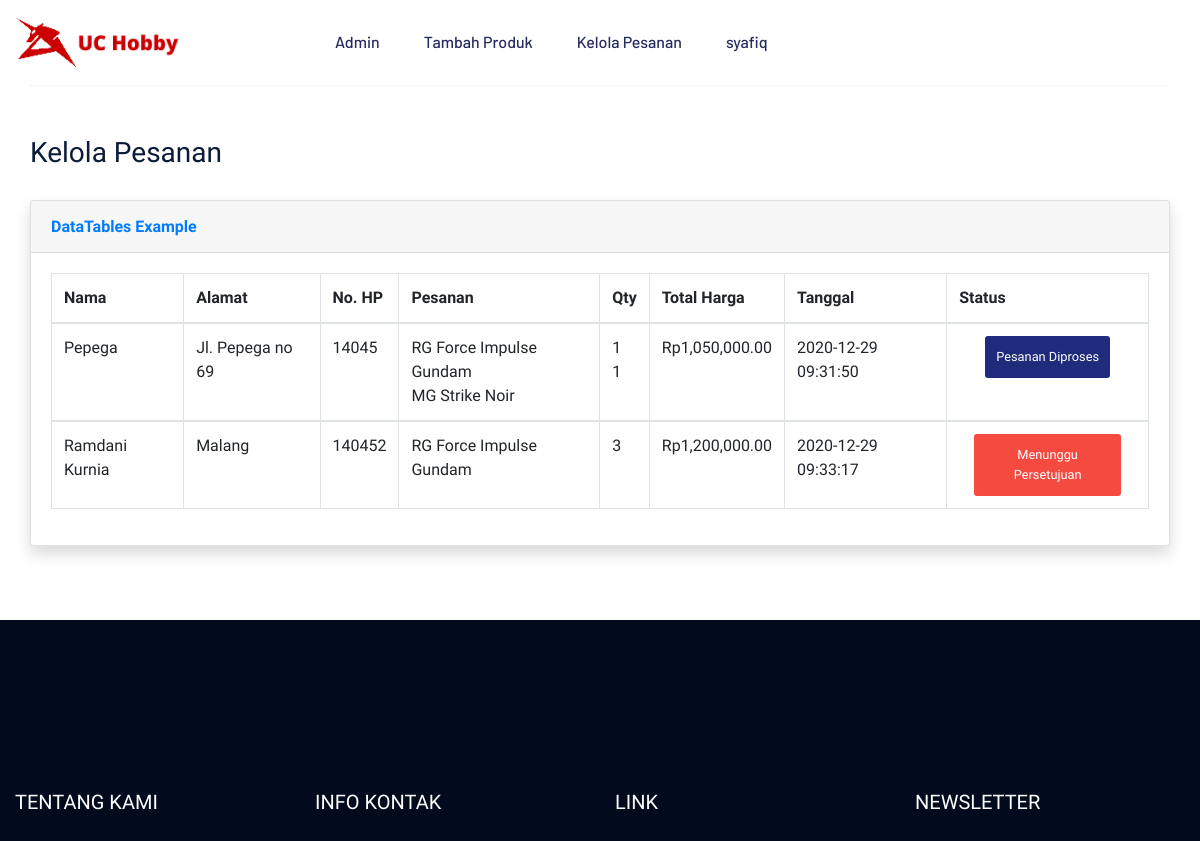
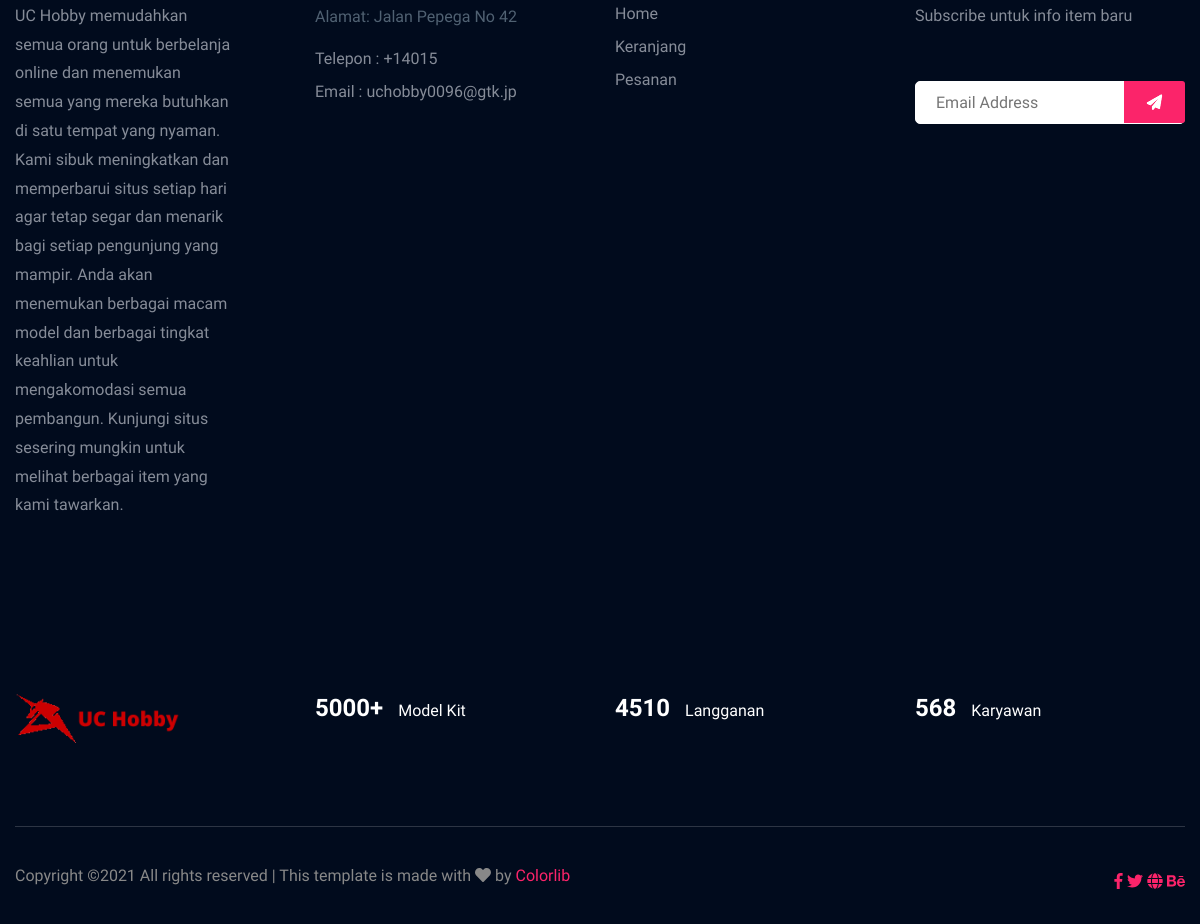
Page /kelolapesanan.php (signed in) on the committed database (2 pictures, top to bottom).
### tables this page shows
CREATE TABLE `orders` (
  `id_order` int(100) NOT NULL,
  `id_user` int(100) NOT NULL,
  `nama` varchar(100) NOT NULL,
  `alamat` varchar(100) NOT NULL,
  `no_hp` varchar(100) NOT NULL,
  `date_updated` datetime NOT NULL DEFAULT current_timestamp(),
  `status` int(11) NOT NULL
);

CREATE TABLE `product` (
  `id_product` int(11) NOT NULL,
  `category_id` int(11) DEFAULT NULL,
  `name` varchar(100) NOT NULL,
  `stock` int(11) NOT NULL,
  `date_added` datetime NOT NULL DEFAULT current_timestamp(),
  `picture` varchar(100) NOT NULL,
  `price` decimal(20,0) NOT NULL
);

### kelolapesanan.php (the view, shortened to what this page needs)
<?php
    include ("connection.php");
    $q1="SELECT * FROM `orders`";
    $res1 = mysqli_query($koneksi,$q1);
    $q2="SELECT *, t2.name FROM `order-details` t1 LEFT JOIN product t2 ON t1.id_product=t2.id_product";
    $res2 = mysqli_query($koneksi,$q2);
    include ('header-admin.php');
?>
<head>
    <link href="vendor/datatables/dataTables.bootstrap4.min.css" rel="stylesheet">
</head>
<div class="container-fluid">
<div class="container box_1170">
    <div class="section-top-border">
<h3 class="mb-30">Kelola Pesanan</h3>
<div class="card shadow mb-4">
    <div class="card-header py-3">
        <h6 class="m-0 font-weight-bold text-primary">DataTables Example</h6>
    </div>
    <div class="card-body">
        <div class="table-responsive">
            <table class="table table-bordered" id="dataTable" width="100%" cellspacing="0">
                <thead>
                    <tr>
                        <th>Nama</th>
                        <th>Alamat</th>
                        <th>No. HP</th>
                        <th>Pesanan</th>
                        <th>Qty</th>
                        <th>Total Harga</th>
                        <th>Tanggal</th>
                        <th>Status</th>
                    </tr>
                </thead>
                <tbody>
                    <?php foreach($res1 as $a){ ?>
                    <tr>
                        <td><?= $a['nama'] ?></td>
                        <td><?= $a['alamat'] ?></td>
                        <td><?= $a['no_hp'] ?></td>
                        <td>
                            <?php foreach($res2 as $b){ ?>
                                <?php if($a['id_order']==$b['id_order']){ ?>
                            <li><?= $b['name'] ?></li>
                            <?php }} ?>
                        </td>
                        <td>
                        <?php foreach($res2 as $b){ ?>
                            <?php if($a['id_order']==$b['id_order']){ ?>
                        <li><?= $b['qty'] ?></li>
                        <?php }} ?>
                        </td>
                        <td>
                        <?php $sum=0;foreach($res2 as $b){
                            if($a['id_order']==$b['id_order']){
                                $sum=$sum+($b['price']*$b['qty']);
                            }
                        }
                        ?>Rp<?= number_format($sum,2); ?>
                        </td>
                        <td><?= $a['date_updated'] ?></td>
                        <td>
                            <div class="col text-center">
                            <?php if($a['status']==0){ ?>
                            <a class="genric-btn danger radius" style="line-height:20px; padding:10px 10px;" href="kelolapesanan.php?id=<?php echo $a['id_order'];?>&status=<?php echo $a['status'];?>">Menunggu Persetujuan</a>
                            <?php } ?>
                            <?php if($a['status']==1){ ?>
                            <a class="genric-btn primary radius" style="line-height:20px; padding:10px 10px;" href="kelolapesanan.php?id=<?php echo $a['id_order'];?>&status=<?php echo $a['status'];?>">Pesanan Diproses</a>
                            <?php } ?>
                            </div>
                        </td>
                    </tr>
                    </tbody>
                    <?php } ?>
                                </table>
                            </div>
                        </div>
                    </div>
                    </div>
                </div>
                            </div>
<?php include ('footer.php'); ?>

### header-admin.php (shortened to what this page needs)
<!DOCTYPE html>
<html lang="en">
    <head>
            <link rel="stylesheet" href="assets/css/bootstrap.min.css">
            <link rel="stylesheet" href="assets/css/owl.carousel.min.css">
            <link rel="stylesheet" href="assets/css/flaticon.css">
            <link rel="stylesheet" href="assets/css/price_rangs.css">
            <link rel="stylesheet" href="assets/css/slicknav.css">
            <link rel="stylesheet" href="assets/css/animate.min.css">
            <link rel="stylesheet" href="assets/css/magnific-popup.css">
            <link rel="stylesheet" href="assets/css/fontawesome-all.min.css">
            <link rel="stylesheet" href="assets/css/themify-icons.css">
            <link rel="stylesheet" href="assets/css/slick.css">
            <link rel="stylesheet" href="assets/css/nice-select.css">
            <link rel="stylesheet" href="assets/css/style.css">
   </head>
   <body>
    <header>
       <div class="header-area header-transparrent">
           <div class="headder-top header-sticky">
                <div class="container">
                    <div class="row align-items-center">
                        <div class="col-lg-3 col-md-2">
                            <div class="logo">
                                <a href="home-admin.php"><img src="assets/img/logo/uc_logo.png" alt=""></a>
                            </div>
                        </div>
                        <div class="col-lg-9 col-md-9">
                            <div class="menu-wrapper">
                                <div class="main-menu">
                                    <nav class="d-none d-lg-block">
                                        <ul id="navigation">
                                            <li><a href="home-admin.php">Admin</a></li>
                                            <li><a href="addProducts.php">Tambah Produk</a></li>
                                            <li><a href="about.html">Kelola Pesanan</a></li>
                                            <?php if(isset($_SESSION['username'])){
                                                echo '<li class="nav-item">
                                                <a class="nav-link" href="controllers/logout.php">'; echo $_SESSION["username"]; echo '</a>
                                            </li>';
                                                } else{
                                                    echo '<li class="nav-item">
                                                    <a class="nav-link" href="login.php">Login</a>
                                                </li>';
                                                }
                                                ?>
                                        </ul>
                                    </nav>
                                </div>
                            </div>
                        </div>
                        <div class="col-12">
                        </div>
                    </div>
                </div>
           </div>
       </div>
    </header>
    </body>
</html>

### footer.php (shortened to what this page needs)
<footer>
        <div class="footer-area footer-bg footer-padding">
            <div class="container">
                <div class="row d-flex justify-content-between">
                    <div class="col-xl-3 col-lg-3 col-md-4 col-sm-6">
                       <div class="single-footer-caption mb-50">
                         <div class="single-footer-caption mb-30">
                             <div class="footer-tittle">
                                 <h4>Tentang Kami</h4>
                                 <div class="footer-pera">
                                     <p>UC Hobby memudahkan semua orang untuk berbelanja online dan menemukan semua yang mereka butuhkan di satu tempat yang nyaman. Kami sibuk meningkatkan dan memperbarui situs setiap hari agar tetap segar dan menarik bagi setiap pengunjung yang mampir. Anda akan menemukan berbagai macam model dan berbagai tingkat keahlian untuk mengakomodasi semua pembangun. Kunjungi situs sesering mungkin untuk melihat berbagai item yang kami tawarkan.</p>
                                </div>
                             </div>
                         </div>
                       </div>
                    </div>
                    <div class="col-xl-3 col-lg-3 col-md-4 col-sm-5">
                        <div class="single-footer-caption mb-50">
                            <div class="footer-tittle">
                                <h4>Info Kontak</h4>
                                <ul>
                                    <li>
                                    <p>Alamat: Jalan Pepega No 42</p>
                                    </li>
                                    <li><a href="#">Telepon : +14015</a></li>
                                    <li><a href="#">Email : uchobby0096@gtk.jp</a></li>
                                </ul>
                            </div>
                        </div>
                    </div>
                    <div class="col-xl-3 col-lg-3 col-md-4 col-sm-5">
                        <div class="single-footer-caption mb-50">
                            <div class="footer-tittle">
                                <h4>Link</h4>
                                <ul>
                                <li><a href="index.php">Home</a></li>
                                <li><a href="cart.php">Keranjang</a></li>
                                <li><a href="orderlist.php">Pesanan</a></li>
                                </ul>
                            </div>
                        </div>
                    </div>
                    <div class="col-xl-3 col-lg-3 col-md-4 col-sm-5">
                        <div class="single-footer-caption mb-50">
                            <div class="footer-tittle">
                                <h4>Newsletter</h4>
                                <div class="footer-pera footer-pera2">
                                 <p>Subscribe untuk info item baru</p>
                             </div>
                             <div class="footer-form" >
                                 <div id="mc_embed_signup">
                                     <form target="_blank" action="https://spondonit.us12.list-manage.com/subscribe/post?u=1462626880ade1ac87bd9c93a&amp;id=92a4423d01"
                                     method="get" class="subscribe_form relative mail_part">
                                         <input type="email" name="email" id="newsletter-form-email" placeholder="Email Address"
                                         class="placeholder hide-on-focus" onfocus="this.placeholder = ''"
                                         onblur="this.placeholder = ' Email Address '">
                                         <div class="form-icon">
                                             <button type="submit" name="submit" id="newsletter-submit"
                                             class="email_icon newsletter-submit button-contactForm"><img src="assets/img/icon/form.png" alt=""></button>
                                         </div>
                                     </form>
                                 </div>
                             </div>
                            </div>
                        </div>
                    </div>
                </div>
               <div class="row footer-wejed justify-content-between">
                    <div class="col-xl-3 col-lg-3 col-md-4 col-sm-6">
                        <div class="footer-logo mb-20">
                        <a href="index.html"><img src="assets/img/logo/uc_logo.png" alt=""></a>
                        </div>
                    </div>
                    <div class="col-xl-3 col-lg-3 col-md-4 col-sm-5">
                    <div class="footer-tittle-bottom">
                        <span>5000+</span>
                        <p>Model Kit</p>
                    </div>
                    </div>
                    <div class="col-xl-3 col-lg-3 col-md-4 col-sm-5">
                        <div class="footer-tittle-bottom">
                            <span>4510</span>
                            <p>Langganan</p>
                        </div>
                    </div>
                    <div class="col-xl-3 col-lg-3 col-md-4 col-sm-5">
                        <div class="footer-tittle-bottom">
                            <span>568</span>
                            <p>Karyawan</p>
                        </div>
                    </div>
               </div>
            </div>
        </div>
        <div class="footer-bottom-area footer-bg">
            <div class="container">
                <div class="footer-border">
                     <div class="row d-flex justify-content-between align-items-center">
                         <div class="col-xl-10 col-lg-10 ">
                             <div class="footer-copy-right">
                                 <p>
  Copyright &copy;<script>document.write(new Date().getFullYear());</script> All rights reserved | This template is made with <i class="fa fa-heart" aria-hidden="true"></i> by <a href="https://colorlib.com" target="_blank">Colorlib</a>
  </p>
                             </div>
                         </div>
                         <div class="col-xl-2 col-lg-2">
                             <div class="footer-social f-right">
                                 <a href="#"><i class="fab fa-facebook-f"></i></a>
                                 <a href="#"><i class="fab fa-twitter"></i></a>
                                 <a href="#"><i class="fas fa-globe"></i></a>
                                 <a href="#"><i class="fab fa-behance"></i></a>
                             </div>
                         </div>
                     </div>
                </div>
            </div>
        </div>
    </footer>

### rows in the picture
orders: nama "Pepega", alamat "Jl. Pepega no 69", no_hp "14045", sum "1,050,000.00", date_updated "2020-12-29 09:31:50"
order-details: id_product.name "RG Force Impulse Gundam", qty "1"
order-details: id_product.name "MG Strike Noir", qty "1"
orders: nama "Ramdani Kurnia", alamat "Malang", no_hp "140452", sum "1,200,000.00", date_updated "2020-12-29 09:33:17"
order-details: id_product.name "RG Force Impulse Gundam", qty "3"

### other values in the picture
$_SESSION["username"] "syafiq"
